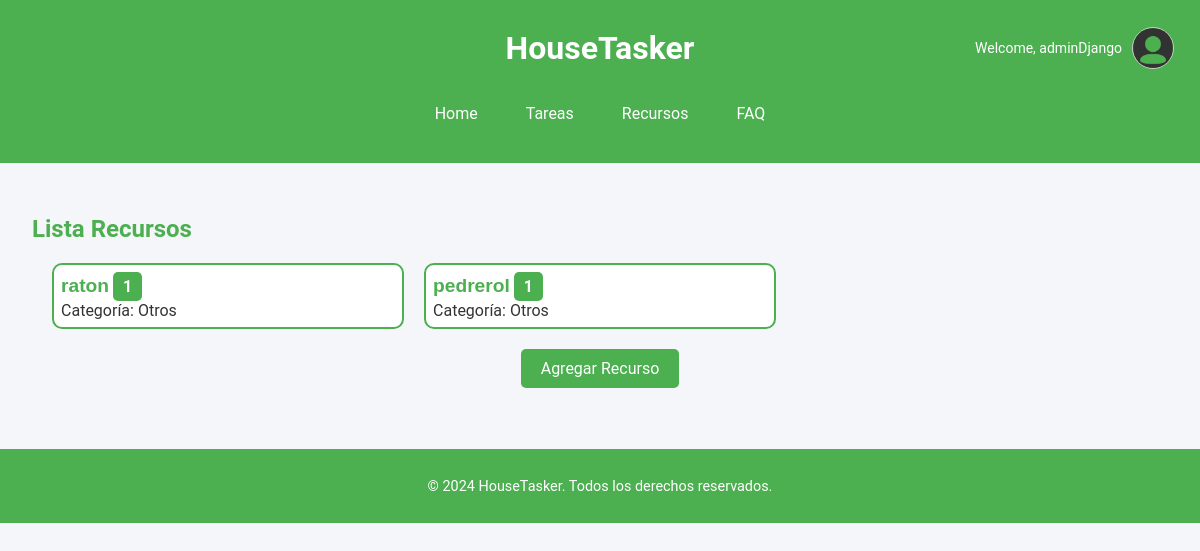
The page /resources/ (signed in) on the database as committed earlier.
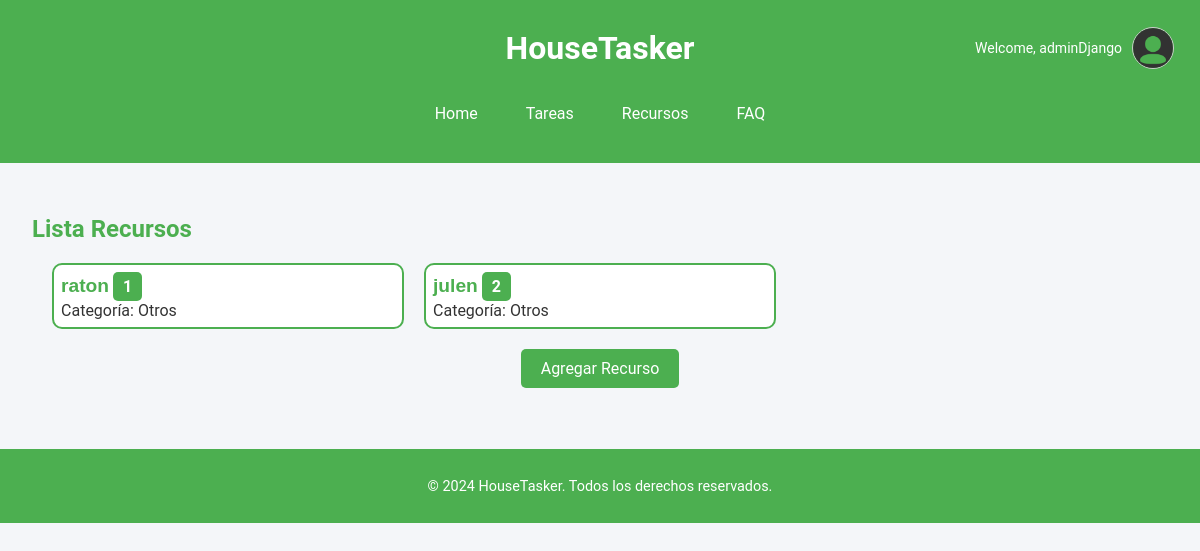
The same page on the database as committed later.
### appHouseTasker/models.py (models this page shows, shortened)
class Resource(models.Model):
    CATEGORY_CHOICES = [
        ('cleaning', 'Limpieza'),
        ('vehicle', 'Vehículo'),
        ('kitchen', 'Cocina'),
        ('others', 'Otros'),
    ]
    name = models.CharField(max_length=100, unique=True, help_text="Nombre del recurso, e.g., Jabon, Coche, Llaves.")
    description = models.TextField(blank=True, help_text="Descripción opcional del recurso y sus características.")
    quantity = models.PositiveIntegerField(default=1, help_text="Cantidad disponible de este recurso.")
    category = models.CharField(max_length=50, choices=CATEGORY_CHOICES, default='others', help_text="Categoría del recurso.")
    is_available = models.BooleanField(default=True, help_text="Indica si el recurso está disponible para uso.")

### appHouseTasker/views.py (the view)
# urls.py: path('resources/', views.resource_list, name='resource_list'),  # List all resources
@login_required
def resource_list(request):
    resources = Resource.objects.all()
    return render(request, 'resource_list.html', {'resources': resources})

### appHouseTasker/templates/resource_list.html
{% extends "base.html" %}
{% load static %}
{% block head %}
<link rel="stylesheet" href="{% static 'css/resource_list.css' %}">
{% endblock %}
{% block main %}
	<h2>Lista Recursos</h2>
	<div class="resource-container">
	  {% for resource in resources %}
		<div class="resource-item">
		  <a href="{% url 'resource_detail' resource.id %}">{{ resource.name }}</a>
		  <span class="quantity-box">{{ resource.quantity }}</span><br>
		  <span class="category">Categoría: {{ resource.get_category_display }}</span>
		</div>
	  {% empty %}
		<p>No se encontraron recursos.</p>
	  {% endfor %}
	</div>
	<div class="add-resource-button-container">
	  <a href="{% url 'resource_create' %}" class="add-resource-button">Agregar Recurso</a>
	</div>
{% endblock %}

Rows that differ between the two databases and show on the page:
changed Resource: name "pedrerol" → "julen"; quantity "1" → "2"
